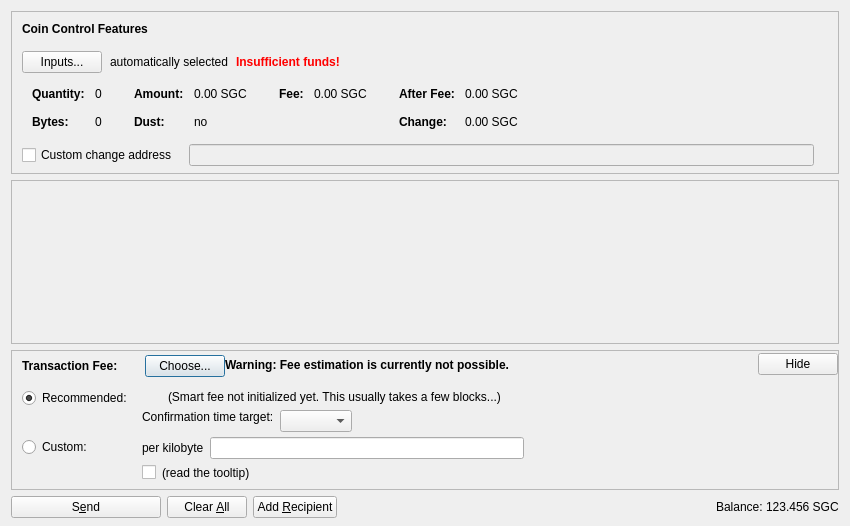
<?xml version="1.0" encoding="UTF-8"?>
<ui version="4.0">
 <class>SendCoinsDialog</class>
 <widget class="QDialog" name="SendCoinsDialog">
  <property name="geometry">
   <rect>
    <x>0</x>
    <y>0</y>
    <width>850</width>
    <height>526</height>
   </rect>
  </property>
  <property name="windowTitle">
   <string>Send Coins</string>
  </property>
  <layout class="QVBoxLayout" name="verticalLayout" stretch="0,1,0,0">
   <property name="bottomMargin">
    <number>8</number>
   </property>
   <item>
    <widget class="QFrame" name="frameCoinControl">
     <property name="sizePolicy">
      <sizepolicy hsizetype="Expanding" vsizetype="Expanding">
       <horstretch>0</horstretch>
       <verstretch>0</verstretch>
      </sizepolicy>
     </property>
     <property name="maximumSize">
      <size>
       <width>16777215</width>
       <height>16777215</height>
      </size>
     </property>
     <property name="frameShape">
      <enum>QFrame::StyledPanel</enum>
     </property>
     <property name="frameShadow">
      <enum>QFrame::Sunken</enum>
     </property>
     <layout class="QVBoxLayout" name="verticalLayoutCoinControl2">
      <property name="spacing">
       <number>0</number>
      </property>
      <property name="leftMargin">
       <number>0</number>
      </property>
      <property name="topMargin">
       <number>0</number>
      </property>
      <property name="rightMargin">
       <number>0</number>
      </property>
      <property name="bottomMargin">
       <number>6</number>
      </property>
      <item>
       <layout class="QVBoxLayout" name="verticalLayoutCoinControl" stretch="0,0,0,0,1">
        <property name="spacing">
         <number>0</number>
        </property>
        <property name="leftMargin">
         <number>10</number>
        </property>
        <property name="topMargin">
         <number>10</number>
        </property>
        <item>
         <layout class="QHBoxLayout" name="horizontalLayoutCoinControl1">
          <property name="bottomMargin">
           <number>15</number>
          </property>
          <item>
           <widget class="QLabel" name="labelCoinControlFeatures">
            <property name="sizePolicy">
             <sizepolicy hsizetype="Preferred" vsizetype="Maximum">
              <horstretch>0</horstretch>
              <verstretch>0</verstretch>
             </sizepolicy>
            </property>
            <property name="font">
             <font>
              <weight>75</weight>
              <bold>true</bold>
             </font>
            </property>
            <property name="styleSheet">
             <string notr="true">font-weight:bold;</string>
            </property>
            <property name="text">
             <string>Coin Control Features</string>
            </property>
           </widget>
          </item>
         </layout>
        </item>
        <item>
         <layout class="QHBoxLayout" name="horizontalLayoutCoinControl2" stretch="0,0,0,0">
          <property name="spacing">
           <number>8</number>
          </property>
          <property name="bottomMargin">
           <number>10</number>
          </property>
          <item>
           <widget class="QPushButton" name="pushButtonCoinControl">
            <property name="styleSheet">
             <string notr="true"/>
            </property>
            <property name="text">
             <string>Inputs...</string>
            </property>
            <property name="autoDefault">
             <bool>false</bool>
            </property>
           </widget>
          </item>
          <item>
           <widget class="QLabel" name="labelCoinControlAutomaticallySelected">
            <property name="text">
             <string>automatically selected</string>
            </property>
            <property name="margin">
             <number>5</number>
            </property>
           </widget>
          </item>
          <item>
           <widget class="QLabel" name="labelCoinControlInsuffFunds">
            <property name="font">
             <font>
              <weight>75</weight>
              <bold>true</bold>
             </font>
            </property>
            <property name="styleSheet">
             <string notr="true">color:red;font-weight:bold;</string>
            </property>
            <property name="text">
             <string>Insufficient funds!</string>
            </property>
            <property name="margin">
             <number>5</number>
            </property>
           </widget>
          </item>
          <item>
           <spacer name="horizontalSpacerCoinControl">
            <property name="orientation">
             <enum>Qt::Horizontal</enum>
            </property>
            <property name="sizeHint" stdset="0">
             <size>
              <width>40</width>
              <height>1</height>
             </size>
            </property>
           </spacer>
          </item>
         </layout>
        </item>
        <item>
         <widget class="QWidget" name="widgetCoinControl" native="true">
          <property name="sizePolicy">
           <sizepolicy hsizetype="Preferred" vsizetype="Preferred">
            <horstretch>0</horstretch>
            <verstretch>0</verstretch>
           </sizepolicy>
          </property>
          <property name="minimumSize">
           <size>
            <width>0</width>
            <height>0</height>
           </size>
          </property>
          <property name="styleSheet">
           <string notr="true"/>
          </property>
          <layout class="QHBoxLayout" name="horizontalLayoutCoinControl5">
           <property name="leftMargin">
            <number>0</number>
           </property>
           <property name="topMargin">
            <number>0</number>
           </property>
           <property name="rightMargin">
            <number>0</number>
           </property>
           <property name="bottomMargin">
            <number>0</number>
           </property>
           <item>
            <layout class="QHBoxLayout" name="horizontalLayoutCoinControl3" stretch="0,0,0,1">
             <property name="spacing">
              <number>20</number>
             </property>
             <property name="topMargin">
              <number>0</number>
             </property>
             <property name="bottomMargin">
              <number>10</number>
             </property>
             <item>
              <layout class="QFormLayout" name="formLayoutCoinControl1">
               <property name="horizontalSpacing">
                <number>10</number>
               </property>
               <property name="verticalSpacing">
                <number>14</number>
               </property>
               <property name="leftMargin">
                <number>10</number>
               </property>
               <property name="topMargin">
                <number>4</number>
               </property>
               <property name="rightMargin">
                <number>6</number>
               </property>
               <item row="0" column="0">
                <widget class="QLabel" name="labelCoinControlQuantityText">
                 <property name="font">
                  <font>
                   <weight>75</weight>
                   <bold>true</bold>
                  </font>
                 </property>
                 <property name="text">
                  <string>Quantity:</string>
                 </property>
                 <property name="margin">
                  <number>0</number>
                 </property>
                </widget>
               </item>
               <item row="0" column="1">
                <widget class="QLabel" name="labelCoinControlQuantity">
                 <property name="cursor">
                  <cursorShape>IBeamCursor</cursorShape>
                 </property>
                 <property name="contextMenuPolicy">
                  <enum>Qt::ActionsContextMenu</enum>
                 </property>
                 <property name="text">
                  <string notr="true">0</string>
                 </property>
                 <property name="margin">
                  <number>0</number>
                 </property>
                 <property name="textInteractionFlags">
                  <set>Qt::LinksAccessibleByMouse|Qt::TextSelectableByKeyboard|Qt::TextSelectableByMouse</set>
                 </property>
                </widget>
               </item>
               <item row="1" column="0">
                <widget class="QLabel" name="labelCoinControlBytesText">
                 <property name="font">
                  <font>
                   <weight>75</weight>
                   <bold>true</bold>
                  </font>
                 </property>
                 <property name="text">
                  <string>Bytes:</string>
                 </property>
                </widget>
               </item>
               <item row="1" column="1">
                <widget class="QLabel" name="labelCoinControlBytes">
                 <property name="cursor">
                  <cursorShape>IBeamCursor</cursorShape>
                 </property>
                 <property name="contextMenuPolicy">
                  <enum>Qt::ActionsContextMenu</enum>
                 </property>
                 <property name="text">
                  <string notr="true">0</string>
                 </property>
                 <property name="textInteractionFlags">
                  <set>Qt::LinksAccessibleByMouse|Qt::TextSelectableByKeyboard|Qt::TextSelectableByMouse</set>
                 </property>
                </widget>
               </item>
              </layout>
             </item>
             <item>
              <layout class="QFormLayout" name="formLayoutCoinControl2">
               <property name="horizontalSpacing">
                <number>10</number>
               </property>
               <property name="verticalSpacing">
                <number>14</number>
               </property>
               <property name="leftMargin">
                <number>6</number>
               </property>
               <property name="topMargin">
                <number>4</number>
               </property>
               <property name="rightMargin">
                <number>6</number>
               </property>
               <item row="0" column="0">
                <widget class="QLabel" name="labelCoinControlAmountText">
                 <property name="font">
                  <font>
                   <weight>75</weight>
                   <bold>true</bold>
                  </font>
                 </property>
                 <property name="text">
                  <string>Amount:</string>
                 </property>
                 <property name="margin">
                  <number>0</number>
                 </property>
                </widget>
               </item>
               <item row="0" column="1">
                <widget class="QLabel" name="labelCoinControlAmount">
                 <property name="cursor">
                  <cursorShape>IBeamCursor</cursorShape>
                 </property>
                 <property name="contextMenuPolicy">
                  <enum>Qt::ActionsContextMenu</enum>
                 </property>
                 <property name="text">
                  <string notr="true">0.00 SGC</string>
                 </property>
                 <property name="textInteractionFlags">
                  <set>Qt::LinksAccessibleByMouse|Qt::TextSelectableByKeyboard|Qt::TextSelectableByMouse</set>
                 </property>
                </widget>
               </item>
               <item row="1" column="0">
                <widget class="QLabel" name="labelCoinControlLowOutputText">
                 <property name="font">
                  <font>
                   <weight>75</weight>
                   <bold>true</bold>
                  </font>
                 </property>
                 <property name="text">
                  <string>Dust:</string>
                 </property>
                </widget>
               </item>
               <item row="1" column="1">
                <widget class="QLabel" name="labelCoinControlLowOutput">
                 <property name="cursor">
                  <cursorShape>IBeamCursor</cursorShape>
                 </property>
                 <property name="contextMenuPolicy">
                  <enum>Qt::ActionsContextMenu</enum>
                 </property>
                 <property name="text">
                  <string notr="true">no</string>
                 </property>
                 <property name="textInteractionFlags">
                  <set>Qt::LinksAccessibleByMouse|Qt::TextSelectableByKeyboard|Qt::TextSelectableByMouse</set>
                 </property>
                </widget>
               </item>
              </layout>
             </item>
             <item>
              <layout class="QFormLayout" name="formLayoutCoinControl3">
               <property name="horizontalSpacing">
                <number>10</number>
               </property>
               <property name="verticalSpacing">
                <number>14</number>
               </property>
               <property name="leftMargin">
                <number>6</number>
               </property>
               <property name="topMargin">
                <number>4</number>
               </property>
               <property name="rightMargin">
                <number>6</number>
               </property>
               <item row="0" column="0">
                <widget class="QLabel" name="labelCoinControlFeeText">
                 <property name="font">
                  <font>
                   <weight>75</weight>
                   <bold>true</bold>
                  </font>
                 </property>
                 <property name="text">
                  <string>Fee:</string>
                 </property>
                 <property name="margin">
                  <number>0</number>
                 </property>
                </widget>
               </item>
               <item row="0" column="1">
                <widget class="QLabel" name="labelCoinControlFee">
                 <property name="cursor">
                  <cursorShape>IBeamCursor</cursorShape>
                 </property>
                 <property name="contextMenuPolicy">
                  <enum>Qt::ActionsContextMenu</enum>
                 </property>
                 <property name="text">
                  <string notr="true">0.00 SGC</string>
                 </property>
                 <property name="textInteractionFlags">
                  <set>Qt::LinksAccessibleByMouse|Qt::TextSelectableByKeyboard|Qt::TextSelectableByMouse</set>
                 </property>
                </widget>
               </item>
              </layout>
             </item>
             <item>
              <layout class="QFormLayout" name="formLayoutCoinControl4">
               <property name="horizontalSpacing">
                <number>10</number>
               </property>
               <property name="verticalSpacing">
                <number>14</number>
               </property>
               <property name="leftMargin">
                <number>6</number>
               </property>
               <property name="topMargin">
                <number>4</number>
               </property>
               <property name="rightMargin">
                <number>6</number>
               </property>
               <item row="0" column="0">
                <widget class="QLabel" name="labelCoinControlAfterFeeText">
                 <property name="font">
                  <font>
                   <weight>75</weight>
                   <bold>true</bold>
                  </font>
                 </property>
                 <property name="text">
                  <string>After Fee:</string>
                 </property>
                 <property name="margin">
                  <number>0</number>
                 </property>
                </widget>
               </item>
               <item row="0" column="1">
                <widget class="QLabel" name="labelCoinControlAfterFee">
                 <property name="cursor">
                  <cursorShape>IBeamCursor</cursorShape>
                 </property>
                 <property name="contextMenuPolicy">
                  <enum>Qt::ActionsContextMenu</enum>
                 </property>
                 <property name="text">
                  <string notr="true">0.00 SGC</string>
                 </property>
                 <property name="textInteractionFlags">
                  <set>Qt::LinksAccessibleByMouse|Qt::TextSelectableByKeyboard|Qt::TextSelectableByMouse</set>
                 </property>
                </widget>
               </item>
               <item row="1" column="0">
                <widget class="QLabel" name="labelCoinControlChangeText">
                 <property name="font">
                  <font>
                   <weight>75</weight>
                   <bold>true</bold>
                  </font>
                 </property>
                 <property name="text">
                  <string>Change:</string>
                 </property>
                </widget>
               </item>
               <item row="1" column="1">
                <widget class="QLabel" name="labelCoinControlChange">
                 <property name="cursor">
                  <cursorShape>IBeamCursor</cursorShape>
                 </property>
                 <property name="contextMenuPolicy">
                  <enum>Qt::ActionsContextMenu</enum>
                 </property>
                 <property name="text">
                  <string notr="true">0.00 SGC</string>
                 </property>
                 <property name="textInteractionFlags">
                  <set>Qt::LinksAccessibleByMouse|Qt::TextSelectableByKeyboard|Qt::TextSelectableByMouse</set>
                 </property>
                </widget>
               </item>
              </layout>
             </item>
            </layout>
           </item>
          </layout>
         </widget>
        </item>
        <item>
         <layout class="QHBoxLayout" name="horizontalLayoutCoinControl4" stretch="0,0,0">
          <property name="spacing">
           <number>12</number>
          </property>
          <property name="sizeConstraint">
           <enum>QLayout::SetDefaultConstraint</enum>
          </property>
          <property name="topMargin">
           <number>5</number>
          </property>
          <property name="rightMargin">
           <number>5</number>
          </property>
          <item>
           <widget class="QCheckBox" name="checkBoxCoinControlChange">
            <property name="toolTip">
             <string>If this is activated, but the change address is empty or invalid, change will be sent to a newly generated address.</string>
            </property>
            <property name="text">
             <string>Custom change address</string>
            </property>
           </widget>
          </item>
          <item>
           <widget class="QValidatedLineEdit" name="lineEditCoinControlChange">
            <property name="enabled">
             <bool>false</bool>
            </property>
            <property name="sizePolicy">
             <sizepolicy hsizetype="Expanding" vsizetype="Fixed">
              <horstretch>0</horstretch>
              <verstretch>0</verstretch>
             </sizepolicy>
            </property>
           </widget>
          </item>
          <item>
           <widget class="QLabel" name="labelCoinControlChangeLabel">
            <property name="sizePolicy">
             <sizepolicy hsizetype="Preferred" vsizetype="Expanding">
              <horstretch>0</horstretch>
              <verstretch>0</verstretch>
             </sizepolicy>
            </property>
            <property name="minimumSize">
             <size>
              <width>0</width>
              <height>0</height>
             </size>
            </property>
            <property name="text">
             <string/>
            </property>
            <property name="margin">
             <number>3</number>
            </property>
           </widget>
          </item>
         </layout>
        </item>
        <item>
         <spacer name="verticalSpacerCoinControl">
          <property name="orientation">
           <enum>Qt::Vertical</enum>
          </property>
          <property name="sizeHint" stdset="0">
           <size>
            <width>800</width>
            <height>1</height>
           </size>
          </property>
         </spacer>
        </item>
       </layout>
      </item>
     </layout>
    </widget>
   </item>
   <item>
    <widget class="QScrollArea" name="scrollArea">
     <property name="widgetResizable">
      <bool>true</bool>
     </property>
     <widget class="QWidget" name="scrollAreaWidgetContents">
      <property name="geometry">
       <rect>
        <x>0</x>
        <y>0</y>
        <width>830</width>
        <height>104</height>
       </rect>
      </property>
      <layout class="QVBoxLayout" name="verticalLayout_2" stretch="0,1">
       <property name="leftMargin">
        <number>0</number>
       </property>
       <property name="topMargin">
        <number>0</number>
       </property>
       <property name="rightMargin">
        <number>0</number>
       </property>
       <property name="bottomMargin">
        <number>0</number>
       </property>
       <item>
        <layout class="QVBoxLayout" name="entries">
         <property name="spacing">
          <number>6</number>
         </property>
        </layout>
       </item>
       <item>
        <spacer name="verticalSpacer">
         <property name="orientation">
          <enum>Qt::Vertical</enum>
         </property>
         <property name="sizeHint" stdset="0">
          <size>
           <width>20</width>
           <height>40</height>
          </size>
         </property>
        </spacer>
       </item>
      </layout>
     </widget>
    </widget>
   </item>
   <item>
    <widget class="QFrame" name="frameFee">
     <property name="sizePolicy">
      <sizepolicy hsizetype="Expanding" vsizetype="Expanding">
       <horstretch>0</horstretch>
       <verstretch>0</verstretch>
      </sizepolicy>
     </property>
     <property name="maximumSize">
      <size>
       <width>16777215</width>
       <height>16777215</height>
      </size>
     </property>
     <property name="frameShape">
      <enum>QFrame::StyledPanel</enum>
     </property>
     <property name="frameShadow">
      <enum>QFrame::Sunken</enum>
     </property>
     <layout class="QVBoxLayout" name="verticalLayoutFee1">
      <property name="spacing">
       <number>0</number>
      </property>
      <property name="leftMargin">
       <number>0</number>
      </property>
      <property name="topMargin">
       <number>0</number>
      </property>
      <property name="rightMargin">
       <number>0</number>
      </property>
      <property name="bottomMargin">
       <number>0</number>
      </property>
      <item>
       <layout class="QVBoxLayout" name="verticalLayoutFee2" stretch="0,0,0">
        <property name="spacing">
         <number>0</number>
        </property>
        <property name="leftMargin">
         <number>10</number>
        </property>
        <property name="topMargin">
         <number>0</number>
        </property>
        <item>
         <layout class="QHBoxLayout" name="horizontalLayoutFee1">
          <property name="bottomMargin">
           <number>0</number>
          </property>
          <item>
           <layout class="QVBoxLayout" name="verticalLayoutFee7">
            <property name="spacing">
             <number>0</number>
            </property>
            <item>
             <spacer name="verticalSpacerSmartFee">
              <property name="orientation">
               <enum>Qt::Vertical</enum>
              </property>
              <property name="sizeType">
               <enum>QSizePolicy::Fixed</enum>
              </property>
              <property name="sizeHint" stdset="0">
               <size>
                <width>1</width>
                <height>4</height>
               </size>
              </property>
             </spacer>
            </item>
            <item>
             <layout class="QHBoxLayout" name="horizontalLayoutSmartFee">
              <property name="spacing">
               <number>10</number>
              </property>
              <item>
               <widget class="QLabel" name="labelFeeHeadline">
                <property name="sizePolicy">
                 <sizepolicy hsizetype="Preferred" vsizetype="Maximum">
                  <horstretch>0</horstretch>
                  <verstretch>0</verstretch>
                 </sizepolicy>
                </property>
                <property name="font">
                 <font>
                  <weight>75</weight>
                  <bold>true</bold>
                 </font>
                </property>
                <property name="styleSheet">
                 <string notr="true">font-weight:bold;</string>
                </property>
                <property name="text">
                 <string>Transaction Fee:</string>
                </property>
               </widget>
              </item>
              <item>
               <widget class="QLabel" name="labelFeeMinimized">
                <property name="text">
                 <string/>
                </property>
               </widget>
              </item>
              <item>
               <widget class="QPushButton" name="buttonChooseFee">
                <property name="text">
                 <string>Choose...</string>
                </property>
               </widget>
              </item>
             </layout>
            </item>
            <item>
             <spacer name="verticalSpacer_5">
              <property name="orientation">
               <enum>Qt::Vertical</enum>
              </property>
              <property name="sizeHint" stdset="0">
               <size>
                <width>1</width>
                <height>1</height>
               </size>
              </property>
             </spacer>
            </item>
           </layout>
          </item>
          <item>
           <widget class="QLabel" name="fallbackFeeWarningLabel">
            <property name="toolTip">
             <string>Using the fallbackfee can result in sending a transaction that will take several hours or days (or never) to confirm. Consider choosing your fee manually or wait until you have validated the complete chain.</string>
            </property>
            <property name="font">
            <font>
                <weight>75</weight>
                <bold>true</bold>
            </font>
            </property>
            <property name="text">
             <string>Warning: Fee estimation is currently not possible.</string>
            </property>
            <property name="wordWrap">
             <bool>false</bool>
            </property>
           </widget>
          </item>
          <item>
           <spacer name="horizontalSpacer_4">
            <property name="orientation">
             <enum>Qt::Horizontal</enum>
            </property>
            <property name="sizeType">
             <enum>QSizePolicy::MinimumExpanding</enum>
            </property>
            <property name="sizeHint" stdset="0">
             <size>
              <width>40</width>
              <height>20</height>
             </size>
            </property>
           </spacer>
          </item>
          <item>
           <widget class="QPushButton" name="buttonMinimizeFee">
            <property name="toolTip">
             <string>collapse fee-settings</string>
            </property>
            <property name="text">
             <string>Hide</string>
            </property>
           </widget>
          </item>
         </layout>
        </item>
        <item>
         <widget class="QFrame" name="frameFeeSelection">
          <layout class="QVBoxLayout" name="verticalLayoutFee12">
           <property name="spacing">
            <number>0</number>
           </property>
           <property name="leftMargin">
            <number>0</number>
           </property>
           <property name="topMargin">
            <number>0</number>
           </property>
           <property name="rightMargin">
            <number>0</number>
           </property>
           <property name="bottomMargin">
            <number>0</number>
           </property>
           <item>
            <layout class="QGridLayout" name="gridLayoutFee">
             <property name="topMargin">
              <number>10</number>
             </property>
             <property name="bottomMargin">
              <number>4</number>
             </property>
             <property name="horizontalSpacing">
              <number>10</number>
             </property>
             <property name="verticalSpacing">
              <number>4</number>
             </property>
             <item row="1" column="1">
              <layout class="QVBoxLayout" name="verticalLayoutFee8">
               <property name="spacing">
                <number>6</number>
               </property>
               <item>
                <layout class="QHBoxLayout" name="horizontalLayoutFee13">
                 <item>
                  <widget class="QLabel" name="labelCustomPerKilobyte">
                   <property name="toolTip">
                    <string>If the custom fee is set to 1000 satoshis and the transaction is only 250 bytes, then &quot;per kilobyte&quot; only pays 250 satoshis in fee, while &quot;total at least&quot; pays 1000 satoshis. For transactions bigger than a kilobyte both pay by kilobyte.</string>
                   </property>
                   <property name="text">
                    <string>per kilobyte</string>
                   </property>
                  </widget>
                 </item>
                 <item>
                  <widget class="BitcoinAmountField" name="customFee"/>
                 </item>
                 <item>
                  <spacer name="horizontalSpacer_6">
                   <property name="orientation">
                    <enum>Qt::Horizontal</enum>
                   </property>
                   <property name="sizeHint" stdset="0">
                    <size>
                     <width>1</width>
                     <height>1</height>
                    </size>
                   </property>
                  </spacer>
                 </item>
                </layout>
               </item>
               <item>
                <layout class="QHBoxLayout" name="horizontalLayoutFee8">
                 <item>
                  <widget class="QCheckBox" name="checkBoxMinimumFee">
                   <property name="toolTip">
                    <string>Paying only the minimum fee is just fine as long as there is less transaction volume than space in the blocks. But be aware that this can end up in a never confirming transaction once there is more demand for sagecoin transactions than the network can process.</string>
                   </property>
                   <property name="text">
                    <string/>
                   </property>
                  </widget>
                 </item>
                 <item>
                  <widget class="QLabel" name="labelMinFeeWarning">
                   <property name="enabled">
                    <bool>true</bool>
                   </property>
                   <property name="toolTip">
                    <string>Paying only the minimum fee is just fine as long as there is less transaction volume than space in the blocks. But be aware that this can end up in a never confirming transaction once there is more demand for sagecoin transactions than the network can process.</string>
                   </property>
                   <property name="text">
                    <string>(read the tooltip)</string>
                   </property>
                   <property name="margin">
                    <number>5</number>
                   </property>
                  </widget>
                 </item>
                 <item>
                  <spacer name="horizontalSpacer_2">
                   <property name="orientation">
                    <enum>Qt::Horizontal</enum>
                   </property>
                   <property name="sizeHint" stdset="0">
                    <size>
                     <width>1</width>
                     <height>1</height>
                    </size>
                   </property>
                  </spacer>
                 </item>
                </layout>
               </item>
              </layout>
             </item>
             <item row="0" column="0">
              <layout class="QVBoxLayout" name="verticalLayoutFee4" stretch="0,1">
               <item>
                <widget class="QRadioButton" name="radioSmartFee">
                 <property name="text">
                  <string>Recommended:</string>
                 </property>
                 <property name="checked">
                  <bool>true</bool>
                 </property>
                 <attribute name="buttonGroup">
                  <string notr="true">groupFee</string>
                 </attribute>
                </widget>
               </item>
               <item>
                <spacer name="verticalSpacer_2">
                 <property name="orientation">
                  <enum>Qt::Vertical</enum>
                 </property>
                 <property name="sizeHint" stdset="0">
                  <size>
                   <width>1</width>
                   <height>1</height>
                  </size>
                 </property>
                </spacer>
               </item>
              </layout>
             </item>
             <item row="1" column="0">
              <layout class="QVBoxLayout" name="verticalLayoutFee9" stretch="0,1">
               <item>
                <widget class="QRadioButton" name="radioCustomFee">
                 <property name="text">
                  <string>Custom:</string>
                 </property>
                 <attribute name="buttonGroup">
                  <string notr="true">groupFee</string>
                 </attribute>
                </widget>
               </item>
               <item>
                <spacer name="verticalSpacer_6">
                 <property name="orientation">
                  <enum>Qt::Vertical</enum>
                 </property>
                 <property name="sizeHint" stdset="0">
                  <size>
                   <width>1</width>
                   <height>1</height>
                  </size>
                 </property>
                </spacer>
               </item>
              </layout>
             </item>
             <item row="0" column="1">
              <layout class="QVBoxLayout" name="verticalLayoutFee3" stretch="0,0,1">
               <property name="spacing">
                <number>6</number>
               </property>
               <property name="topMargin">
                <number>2</number>
               </property>
               <item>
                <layout class="QHBoxLayout" name="horizontalLayoutFee12">
                 <item>
                  <widget class="QLabel" name="labelSmartFee">
                   <property name="text">
                    <string/>
                   </property>
                   <property name="margin">
                    <number>2</number>
                   </property>
                  </widget>
                 </item>
                 <item>
                  <widget class="QLabel" name="labelFeeEstimation">
                   <property name="text">
                    <string/>
                   </property>
                  </widget>
                 </item>
                 <item>
                  <widget class="QLabel" name="labelSmartFee2">
                   <property name="text">
                    <string>(Smart fee not initialized yet. This usually takes a few blocks...)</string>
                   </property>
                   <property name="margin">
                    <number>2</number>
                   </property>
                  </widget>
                 </item>
                 <item>
                  <spacer name="horizontalSpacer_5">
                   <property name="orientation">
                    <enum>Qt::Horizontal</enum>
                   </property>
                   <property name="sizeHint" stdset="0">
                    <size>
                     <width>1</width>
                     <height>1</height>
                    </size>
                   </property>
                  </spacer>
                 </item>
                </layout>
               </item>
               <item>
                <layout class="QHBoxLayout" name="horizontalLayoutFee9">
                 <item>
                  <layout class="QVBoxLayout" name="verticalLayoutFee6">
                   <item>
                    <widget class="QLabel" name="labelSmartFee3">
                     <property name="text">
                      <string>Confirmation time target:</string>
                     </property>
                     <property name="margin">
                      <number>2</number>
                     </property>
                    </widget>
                   </item>
                   <item>
                    <spacer name="verticalSpacer_3">
                     <property name="orientation">
                      <enum>Qt::Vertical</enum>
                     </property>
                     <property name="sizeHint" stdset="0">
                      <size>
                       <width>1</width>
                       <height>1</height>
                      </size>
                     </property>
                    </spacer>
                   </item>
                  </layout>
                 </item>
                 <item>
                  <layout class="QVBoxLayout" name="verticalLayoutFee5">
                   <property name="rightMargin">
                    <number>30</number>
                   </property>
                   <item>
                    <layout class="QHBoxLayout" name="horizontalLayoutConfTarget">
                     <property name="bottomMargin">
                      <number>0</number>
                     </property>
                     <item>
                      <widget class="QComboBox" name="confTargetSelector"/>
                     </item>
                     <item>
                      <spacer name="horizontalSpacerConfTarget">
                       <property name="orientation">
                        <enum>Qt::Horizontal</enum>
                       </property>
                       <property name="sizeHint" stdset="0">
                        <size>
                         <width>40</width>
                         <height>20</height>
                        </size>
                       </property>
                      </spacer>
                     </item>
                    </layout>
                   </item>
                  </layout>
                 </item>
                </layout>
               </item>
               <item>
                <spacer name="verticalSpacer_4">
                 <property name="orientation">
                  <enum>Qt::Vertical</enum>
                 </property>
                 <property name="sizeHint" stdset="0">
                  <size>
                   <width>1</width>
                   <height>1</height>
                  </size>
                 </property>
                </spacer>
               </item>
              </layout>
             </item>
            </layout>
           </item>
          </layout>
         </widget>
        </item>
        <item>
         <spacer name="verticalSpacerFee">
          <property name="orientation">
           <enum>Qt::Vertical</enum>
          </property>
          <property name="sizeHint" stdset="0">
           <size>
            <width>40</width>
            <height>5</height>
           </size>
          </property>
         </spacer>
        </item>
       </layout>
      </item>
     </layout>
    </widget>
   </item>
   <item>
    <layout class="QHBoxLayout" name="horizontalLayout">
     <item>
      <widget class="QPushButton" name="sendButton">
       <property name="minimumSize">
        <size>
         <width>150</width>
         <height>0</height>
        </size>
       </property>
       <property name="toolTip">
        <string>Confirm the send action</string>
       </property>
       <property name="text">
        <string>S&amp;end</string>
       </property>
       <property name="icon">
        <iconset resource="../bitcoin.qrc">
         <normaloff>:/icons/send</normaloff>:/icons/send</iconset>
       </property>
       <property name="autoDefault">
        <bool>false</bool>
       </property>
       <property name="default">
        <bool>false</bool>
       </property>
      </widget>
     </item>
     <item>
      <widget class="QPushButton" name="clearButton">
       <property name="sizePolicy">
        <sizepolicy hsizetype="Minimum" vsizetype="Fixed">
         <horstretch>0</horstretch>
         <verstretch>0</verstretch>
        </sizepolicy>
       </property>
       <property name="toolTip">
        <string>Clear all fields of the form.</string>
       </property>
       <property name="text">
        <string>Clear &amp;All</string>
       </property>
       <property name="icon">
        <iconset resource="../bitcoin.qrc">
         <normaloff>:/icons/remove</normaloff>:/icons/remove</iconset>
       </property>
       <property name="autoDefault">
        <bool>false</bool>
       </property>
      </widget>
     </item>
     <item>
      <widget class="QPushButton" name="addButton">
       <property name="toolTip">
        <string>Send to multiple recipients at once</string>
       </property>
       <property name="text">
        <string>Add &amp;Recipient</string>
       </property>
       <property name="icon">
        <iconset resource="../bitcoin.qrc">
         <normaloff>:/icons/add</normaloff>:/icons/add</iconset>
       </property>
       <property name="autoDefault">
        <bool>false</bool>
       </property>
      </widget>
     </item>
     <item>
      <spacer name="horizontalSpacer">
       <property name="orientation">
        <enum>Qt::Horizontal</enum>
       </property>
       <property name="sizeHint" stdset="0">
        <size>
         <width>40</width>
         <height>20</height>
        </size>
       </property>
      </spacer>
     </item>
     <item>
      <layout class="QHBoxLayout" name="horizontalLayout_2">
       <property name="spacing">
        <number>3</number>
       </property>
       <item>
        <widget class="QLabel" name="label">
         <property name="sizePolicy">
          <sizepolicy hsizetype="Preferred" vsizetype="Fixed">
           <horstretch>0</horstretch>
           <verstretch>0</verstretch>
          </sizepolicy>
         </property>
         <property name="text">
          <string>Balance:</string>
         </property>
        </widget>
       </item>
       <item>
        <widget class="QLabel" name="labelBalance">
         <property name="sizePolicy">
          <sizepolicy hsizetype="Preferred" vsizetype="Fixed">
           <horstretch>0</horstretch>
           <verstretch>0</verstretch>
          </sizepolicy>
         </property>
         <property name="cursor">
          <cursorShape>IBeamCursor</cursorShape>
         </property>
         <property name="text">
          <string notr="true">123.456 SGC</string>
         </property>
         <property name="textInteractionFlags">
          <set>Qt::LinksAccessibleByMouse|Qt::TextSelectableByKeyboard|Qt::TextSelectableByMouse</set>
         </property>
        </widget>
       </item>
      </layout>
     </item>
    </layout>
   </item>
  </layout>
 </widget>
 <customwidgets>
  <customwidget>
   <class>QValidatedLineEdit</class>
   <extends>QLineEdit</extends>
   <header>qvalidatedlineedit.h</header>
  </customwidget>
  <customwidget>
   <class>BitcoinAmountField</class>
   <extends>QLineEdit</extends>
   <header>bitcoinamountfield.h</header>
   <container>1</container>
  </customwidget>
 </customwidgets>
 <resources>
  <include location="../bitcoin.qrc"/>
 </resources>
 <connections/>
 <buttongroups>
  <buttongroup name="groupFee"/>
 </buttongroups>
</ui>
